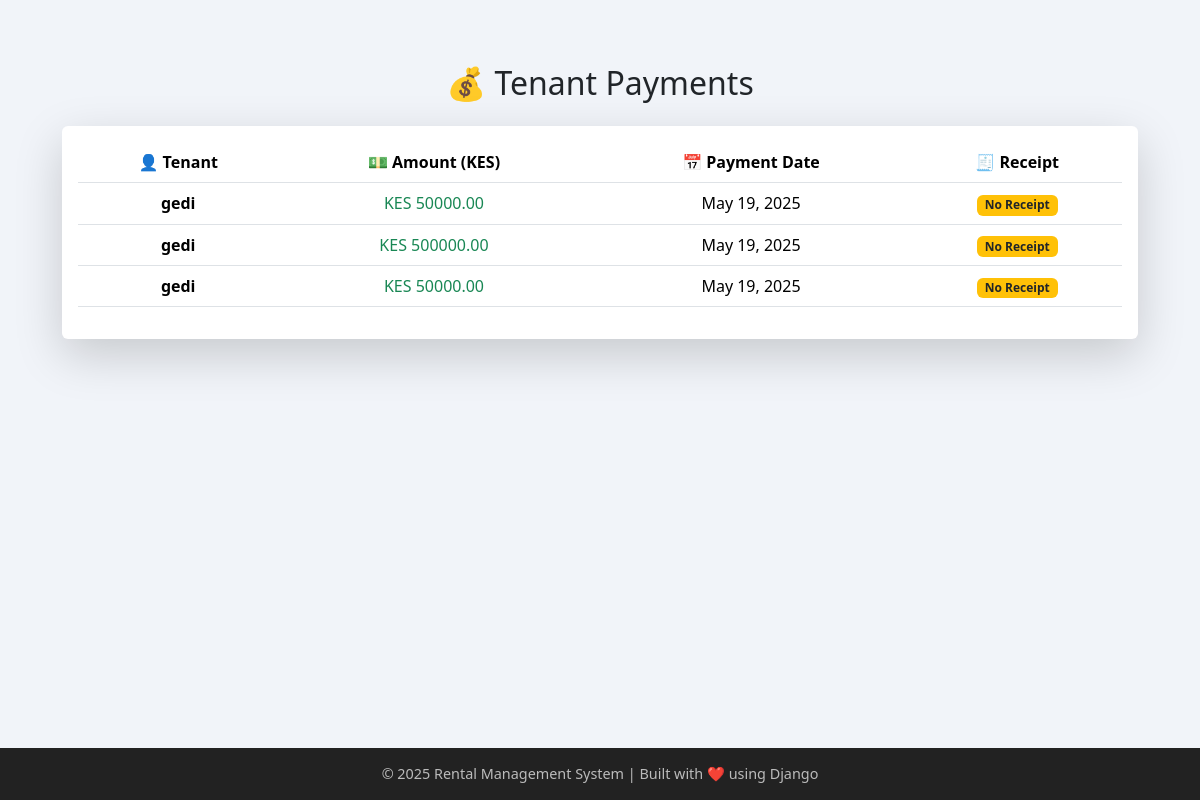
The app's page /payments/tenant/1/ (signed in) with its own data.
### users/models.py (models this page shows, shortened)
class Payment(models.Model):
    user = models.ForeignKey(User, on_delete=models.CASCADE, related_name='payment')
    tenant = models.ForeignKey('Tenant', on_delete=models.CASCADE)
    payment_date = models.DateField(default=timezone.now)
    amount_paid = models.DecimalField(max_digits=10, decimal_places=2)
    receipt = models.FileField(upload_to="receipts/", blank=True, null=True)
    PAYMENT_METHODS = [
        ('M-Pesa', 'M-Pesa'),
        ('Bank', 'Bank Transfer'),
        ('Cash', 'Cash'),
    ]
    payment_method = models.CharField(max_length=10, choices=PAYMENT_METHODS)
    STATUS_CHOICES = [
        ('Paid', 'Paid'),
        ('Pending', 'Pending'),
        ('Overdue', 'Overdue'),
    ]
    status = models.CharField(max_length=10, choices=STATUS_CHOICES, default='Pending')

class Tenant(models.Model):
    user = models.ForeignKey(User, on_delete=models.CASCADE, related_name='tenant')
    name = models.CharField(max_length=255)
    email = models.EmailField(unique=True)
    phone = models.CharField(max_length=20)
    property = models.ForeignKey(Property, related_name='tenants', on_delete=models.CASCADE,blank=True,null=True)
    move_in_date = models.DateField()
    rent_amount = models.DecimalField(max_digits=10, decimal_places=2)
    id_document = models.FileField(upload_to='tenant_documents/', blank=True, null=True)
    unit_number = models.CharField(max_length=50, blank=True, null=True)

### users/views.py (the view)
# urls.py: path('payments/tenant/<int:tenant_id>/', tenant_payments, name='tenant_payments'),  # View payments for a specific tenant
@login_required
def tenant_payments(request, tenant_id):
    tenant = get_object_or_404(Tenant, id=tenant_id)
    if tenant.user != request.user:
        raise Http404("You do not have permission to view this tenant's payments.")
    payments = Payment.objects.filter(tenant=tenant)
    return render(request, 'tenant/tenant_payments.html', {
        'payments': payments,
        'tenant': tenant
    })

### users/templates/tenant/tenant_payments.html
{% extends "users/base.html" %}
{% block content %}
<div class="container mt-4">
    <h2 class="text-center mb-4">💰 Tenant Payments</h2>
    <div class="card shadow-lg p-3 bg-white rounded">
        <div class="table-responsive">
            <table class="table table-hover text-center">
                <thead class="bg-dark text-white">
                    <tr>
                        <th>👤 Tenant</th>
                        <th>💵 Amount (KES)</th>
                        <th>📅 Payment Date</th>
                        <th>🧾 Receipt</th>
                    </tr>
                </thead>
                <tbody>
                    {% for payment in payments %}
                    <tr>
                        <td class="fw-bold">{{ payment.tenant.name }}</td>
                        <td class="text-success">KES {{ payment.amount_paid|floatformat:2 }}</td>
                        <td>{{ payment.payment_date|date:"F d, Y" }}</td>
                        <td>
                            {% if payment.receipt %}
                                <a href="{{ payment.receipt.url }}" class="btn btn-outline-primary btn-sm" target="_blank">
                                    📄 View Receipt
                                </a>
                            {% else %}
                                <span class="badge bg-warning text-dark">No Receipt</span>
                            {% endif %}
                        </td>
                    </tr>
                    {% empty %}
                    <tr>
                        <td colspan="4" class="text-muted">No payments recorded.</td>
                    </tr>
                    {% endfor %}
                </tbody>
            </table>
        </div>
    </div>
</div>
{% endblock %}

### users/templates/users/base.html (style rules this page uses)
:root { --primary-color: #0d6efd; --accent-color: #f8f9fa; --dark-bg: #222; --light-text: #bbb; }
body { background-color: #f1f4f9; font-family: 'Segoe UI', sans-serif; min-height: 100vh; display: flex; flex-direction: column; }
.card { border: none; box-shadow: 0 3px 12px rgba(0, 0, 0, 0.08); border-radius: 15px; transition: transform 0.2s ease; }

### records on screen
Payment: tenant.name "gedi", amount_paid "50000.00", payment_date "May 19, 2025", receipt "No Receipt"
Payment: tenant.name "gedi", amount_paid "500000.00", payment_date "May 19, 2025", receipt "No Receipt"
Payment: tenant.name "gedi", amount_paid "50000.00", payment_date "May 19, 2025", receipt "No Receipt"

### other values on screen
{{ year|default:"2025" }} "2025"
